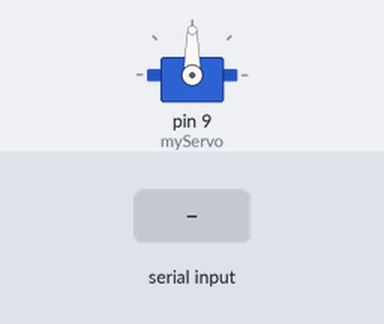
The sketch below on a simulated Arduino Uno, built with avr-gcc and run on an emulated ATmega328P. Parts: servo. The test bench sets the inputs (shaded band). What the sketch prints to the serial monitor is not drawn.

Above: at 1.5 s.
1.6 s: "+" received over Serial
3.1 s: "s" received over Serial
4.6 s: "d" received over Serial
Timing chart, 0 to 7.6 s (numbered marks = the images above; inputs shaded):
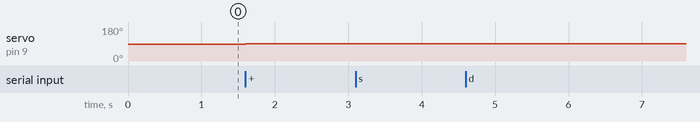

The sketch:

servo_calibration.ino
```cpp
#include <Servo.h>

Servo myServo;
int currentAngle = 90;  // Start at servo's default position
const int stepSize = 1;

void setup() {
  Serial.begin(9600);
  myServo.attach(9);

  Serial.println("=== Servo Calibration Tool ===");
  Serial.println("This helps find the correct angles for your diverter");
  Serial.println("==================================================");
  Serial.println("Commands:");
  Serial.println("  + or = : Increase angle");
  Serial.println("  -      : Decrease angle");
  Serial.println("  s      : Save current position as STRAIGHT (0°)");
  Serial.println("  d      : Save current position as DIVERTED (45°)");
  Serial.println("  r      : Reset to servo's internal 90°");
  Serial.println();

  myServo.write(currentAngle);
  Serial.print("Current angle: ");
  Serial.println(currentAngle);
}

void loop() {
  if (Serial.available() > 0) {
    char command = Serial.read();

    if (command == '+') {
      currentAngle = min(currentAngle + stepSize, 180);
      myServo.write(currentAngle);
      Serial.print("Angle: ");
      Serial.println(currentAngle);
    }
    else if (command == '-') {
      currentAngle = max(currentAngle - stepSize, 0);
      myServo.write(currentAngle);
      Serial.print("Angle: ");
      Serial.println(currentAngle);
    }
    else if (command == 's') {
      Serial.print("STRAIGHT position saved at angle: ");
      Serial.println(currentAngle);
      Serial.println("Use this value for your 0° position");
    }
    else if (command == 'd') {
      Serial.print("DIVERTED position saved at angle: ");
      Serial.println(currentAngle);
      Serial.println("Use this value for your 45° position");
    }
    else if (command == 'r') {
      currentAngle = 90;
      myServo.write(currentAngle);
      Serial.println("Reset to internal 90°");
    }
  }
}
```

Measured:
- after the input at 1.6 s, servo on pin 9 (myServo): 90° → 91° at once
- after the input at 3.1 s, every drawn part: stays the same
- after the input at 4.6 s, every drawn part: stays the same
